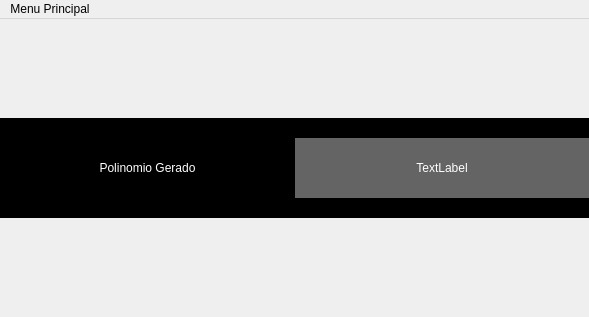
<?xml version="1.0" encoding="UTF-8"?>
<ui version="4.0">
 <class>JanelaPrincipal</class>
 <widget class="QMainWindow" name="JanelaPrincipal">
  <property name="geometry">
   <rect>
    <x>0</x>
    <y>0</y>
    <width>589</width>
    <height>317</height>
   </rect>
  </property>
  <property name="windowTitle">
   <string>MainWindow</string>
  </property>
  <widget class="QWidget" name="centralwidget">
   <layout class="QVBoxLayout" name="verticalLayout">
    <property name="spacing">
     <number>0</number>
    </property>
    <property name="leftMargin">
     <number>0</number>
    </property>
    <property name="topMargin">
     <number>0</number>
    </property>
    <property name="rightMargin">
     <number>0</number>
    </property>
    <property name="bottomMargin">
     <number>0</number>
    </property>
    <item>
     <widget class="QFrame" name="frame">
      <property name="maximumSize">
       <size>
        <width>16777215</width>
        <height>100</height>
       </size>
      </property>
      <property name="styleSheet">
       <string notr="true">background-color: rgb(0, 0, 0);</string>
      </property>
      <property name="frameShape">
       <enum>QFrame::NoFrame</enum>
      </property>
      <property name="frameShadow">
       <enum>QFrame::Raised</enum>
      </property>
      <layout class="QHBoxLayout" name="horizontalLayout">
       <property name="spacing">
        <number>0</number>
       </property>
       <property name="leftMargin">
        <number>0</number>
       </property>
       <property name="topMargin">
        <number>0</number>
       </property>
       <property name="rightMargin">
        <number>0</number>
       </property>
       <property name="bottomMargin">
        <number>0</number>
       </property>
       <item>
        <widget class="QLabel" name="label_2">
         <property name="enabled">
          <bool>false</bool>
         </property>
         <property name="styleSheet">
          <string notr="true">color: rgb(255, 255, 255);
background-color: rgb(0, 0, 0);</string>
         </property>
         <property name="text">
          <string>Polinomio Gerado</string>
         </property>
         <property name="alignment">
          <set>Qt::AlignCenter</set>
         </property>
        </widget>
       </item>
       <item>
        <widget class="QLabel" name="label">
         <property name="enabled">
          <bool>false</bool>
         </property>
         <property name="maximumSize">
          <size>
           <width>16777215</width>
           <height>60</height>
          </size>
         </property>
         <property name="styleSheet">
          <string notr="true">color: rgb(255, 255, 255);
background-color: rgb(100, 100, 100);</string>
         </property>
         <property name="text">
          <string>TextLabel</string>
         </property>
         <property name="alignment">
          <set>Qt::AlignCenter</set>
         </property>
        </widget>
       </item>
      </layout>
     </widget>
    </item>
   </layout>
  </widget>
  <widget class="QMenuBar" name="menubar">
   <property name="geometry">
    <rect>
     <x>0</x>
     <y>0</y>
     <width>589</width>
     <height>21</height>
    </rect>
   </property>
   <widget class="QMenu" name="menuMenu_Principal">
    <property name="title">
     <string>Menu Principal</string>
    </property>
    <addaction name="actionSair"/>
    <addaction name="actionAbrir"/>
    <addaction name="actionSobre"/>
   </widget>
   <addaction name="menuMenu_Principal"/>
  </widget>
  <action name="actionSair">
   <property name="text">
    <string>Sair</string>
   </property>
  </action>
  <action name="actionAbrir">
   <property name="text">
    <string>Abrir</string>
   </property>
  </action>
  <action name="actionSobre">
   <property name="text">
    <string>Sobre</string>
   </property>
  </action>
 </widget>
 <resources/>
 <connections/>
</ui>
